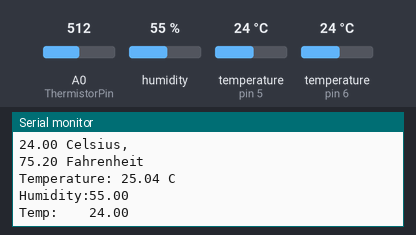
Recording of a sketch running on a simulated Arduino Uno, built with avr-gcc and run on an emulated ATmega328P. On the bench: the last lines printed to the serial monitor. The test bench sets the inputs (shaded band); at power-on: temperature (sensors on pin 6, pin 5) 24 °C, humidity 55 %, A0 (ThermistorPin) = 512.

Above: at 13.1 s.
13.2 s: temperature (sensor on pin 6) set to 12 °C
At 23.3 s:
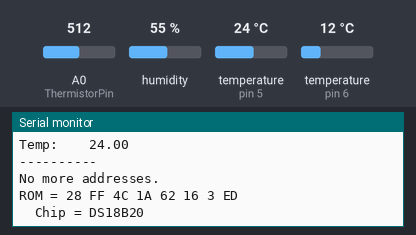
25.1 s: temperature (sensor on pin 6) set to 28 °C
At 33.88 s:
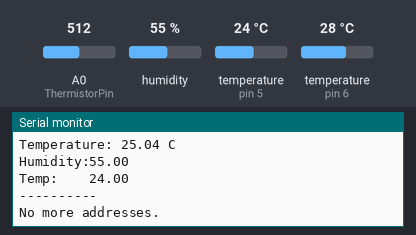
36.4 s: temperature (sensor on pin 6) set to 33 °C
At 47.2 s:
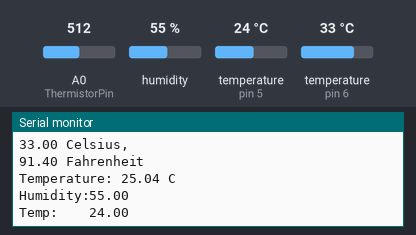
47.7 s: humidity set to 22 %
At 56.8 s:
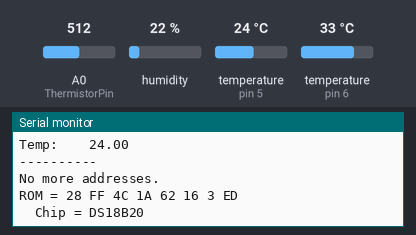
56.9 s: A0 (ThermistorPin) set to 716
At 58.7 s:
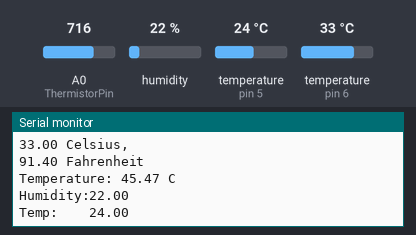
66.1 s: temperature (sensor on pin 6) set to 8 °C
At 68.7 s:
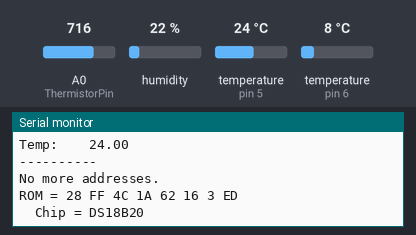
Timing chart, 0 to 70.2 s (numbered marks = the images above; inputs shaded):
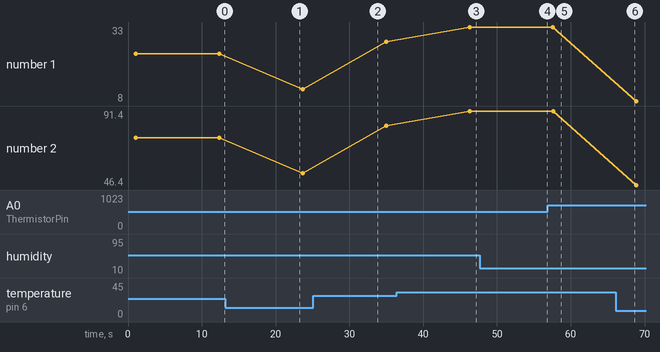

Measured:
- after the input at 36.4 s, the serial monitor: prints a new line after 9.9 s (image 3)
- after the input at 56.9 s, the serial monitor: prints a new line after 0.70 s (image 5)
- plotted number 1: 24 → 12 after the input at 13.2 s, 28 → 33 after the input at 36.4 s, 33 → 8 after the input at 66.1 s
- plotted number 2: 75.2 → 53.6 after the input at 13.2 s, 53.6 → 82.4 after the input at 25.1 s, 82.4 → 91.4 after the input at 36.4 s, 91.4 → 46.4 after the input at 66.1 s

The sketch:

Measurex2.ino
```cpp
// (licence header left out)
#include <OneWire.h>                          // подключаем библиотеку для работы с интерфейсом OneWire
OneWire  ds(6);                               // Создаём объект с именем ds, и указанием пина, к которому подключен датчик

int ThermistorPin = A0;
int Vo;
float R1 = 10000; // значение R1 на модуле
float logR2, R2, T;
float c1 = 0.001129148, c2 = 0.000234125, c3 = 0.0000000876741; //коэффициенты Штейнхарта-Харта для термистора

#include <dht11.h> // подключаем библиотеку для DHT11
#define DHT11PIN 5 // сигнал DHT11 подключаем к 2-му цифровому выводу
dht11 DHT11;

void setup(void)
{
  Serial.begin(115200);                         // инициируем передачу данных в монитор последовательного порта на скорости 9600 бит/сек
}

void loop(void)
{
  byte i;                                     // задаём переменную для счётчика
  byte present = 0;                           // Флаг сброса шины
  byte type_s;                                // Флаг модели датчика
  byte data[12];                              // массив под значения температуры, считанные с датчика
  byte addr[8];                               // массив под значение адреса датчика
  float celsius, fahrenheit;                  // переменные под значения температуры в градусах Цельсия и Фаренгейта
  if ( !ds.search(addr))
  {                    // если функция принимает значение false, значит
    Serial.println("No more addresses.");     // больше устройств не найдено. Выводит в монитор порта сообщение об этом.
    Serial.println();                         // добавляем символ новой строки
    ds.reset_search();                        // функция начинает новый поиск устройства.
    delay(250);                               // задержка 250 мсек
    return;
  }

  Serial.print("ROM =");                      // выводим текст в монитор порта. "ROM" - это адрес устройства
  for ( i = 0; i < 8; i++)
  {                  // запускаем цикл
    Serial.write(' ');                        // между значениями добавляем пробел
    Serial.print(addr[i], HEX);               // в монитор порта побайтово выводим адрес устройства в 16-ричной кодировке
  }
  if (OneWire::crc8(addr, 7) != addr[7]) {    // выполяем проверка контрольной суммы CRC
    Serial.println("CRC is not valid!");      // если контрольная сумма не верна - отправляем в монитор порта сообщение об этом
    return;
  }
  Serial.println();                           // добавляем символ новой строки
  switch (addr[0])
  {
    // Модель датчика температуры                                       Флаг типа модуля
    // В данном блоке проверяем значение старшего байта полученного адреса и по нему определяем модель модуля
    case 0x10:          Serial.println("  Chip = DS18S20");                             type_s = 1;        break;
    case 0x28:          Serial.println("  Chip = DS18B20");                             type_s = 0;        break;
    case 0x22:          Serial.println("  Chip = DS1822");                              type_s = 0;        break;
    default:            Serial.println("Device is not a DS18x20 family device.");                          return;
  }
  ds.reset();                                 // производим сброс шины перед началом работы с модулем
  ds.select(addr);                            // указываем устройство, с которым далее будет работать код
  ds.write(0x44, 0);                          // отправка команды выполнить конвертацию
  delay(1000);                                // задержка в 1 сек (для выполнения конвертации)
  present = ds.reset();                       // флаг сброса шины перед приёмом данных с модуля
  ds.select(addr);                            // указываем устройство, с которым далее будет работать код
  ds.write(0xBE);                             // считываем значение из scratchpad-памяти модуля
  Serial.print("  Data = ");                  // в монитор порта выводим текст "Значение"
  Serial.print(present, HEX);                 // выводим в монитор порта значение с модуля, в 16-ричной кодировке
  Serial.print(" ");                          // добавляем символ новой строки
  for ( i = 0; i < 9; i++) {                  // запускаем цикл считывания 9 байт информации с модуля
    data[i] = ds.read();                      // побайтовое чтение значений с модуля
    Serial.print(data[i], HEX);               // выводим в монитор порта значение байта, считанного с модуля
    Serial.print(" ");                        // между значениями добавляем пробел
  }
  Serial.print(" CRC=");                      // выводим в монитор порта текст CRC (контрольная сумма)
  Serial.print(OneWire::crc8(data, 8), HEX);  // выводим в монитор порта значение CRC
  Serial.println();                           // добавляем символ новой строки
  int16_t raw = (data[1] << 8) | data[0];     // конвертация значения температуры в 16-битный тип данных
  if (type_s) {                               // если подключена модель DS18S20
    raw = raw << 3;                           // тогда сдвигаем значение на 3 влево для получения 12-битного разрешения точности температуры
    if (data[7] == 0x10) {                    // если указанный бит совпадает с условием, то
      raw = (raw & 0xFFF0) + 12 - data[6];    // пересчитываем сырое значение
    }
  } else {                                    // для всех остальных моделей
    byte cfg = (data[4] & 0x60);              // для задания разрешения вводится переменная (по умолчанию установлено 12-битное разрешение)
    if (cfg == 0x00) raw = raw & ~7;          // если значение переменной и указанного бита совпадают, тогда устанавливается 9-битное разрешение точности
    else if (cfg == 0x20) raw = raw & ~3;     // если значение переменной и указанного бита совпадают, тогда устанавливается 10-битное разрешение точности
    else if (cfg == 0x40) raw = raw & ~1;     // если значение переменной и указанного бита совпадают, тогда устанавливается 11-битное разрешение точности
  }
  celsius = (float)raw / 16.0;                // переводим значения в градусы Цельсия
  fahrenheit = celsius * 1.8 + 32.0;          // переводим значения в градусы Фаренгейта
  Serial.println("  Temperature = ");         // выводим в монитор порта текста Температура
  Serial.print(celsius);                      // выводим значения в градусах Цельсия
  Serial.println(" Celsius, ");               // выводим в монитор порта текста "градусы Цельсия"
  Serial.print(fahrenheit);                   // выводим значения в градусах Фаренгейта
  Serial.println(" Fahrenheit");              // выводим в монитор порта текста "градусы Цельсия"

  Vo = analogRead(ThermistorPin);
  R2 = R1 * (1023.0 / (float)Vo - 1.0); //вычислите сопротивление на термисторе
  logR2 = log(R2);
  T = (1.0 / (c1 + c2*logR2 + c3*logR2*logR2*logR2)); // температура в Кельвине
  T = T - 273.15; //преобразование Кельвина в Цельсия

  Serial.print("Temperature: ");
  Serial.print(T);
  Serial.println(" C");

  int chk = DHT11.read(DHT11PIN);

  /*
  // Влажность
  lcd.setCursor(0, 0);
  lcd.print("Humidity:");
  lcd.print((float)DHT11.humidity, 2);
  lcd.print(" % ");

  // Температура
  lcd.setCursor(0, 1);
  lcd.print("Temp:    ");
  lcd.print((float)DHT11.temperature, 2);
  lcd.print(" C ");
  */
  Serial.print("Humidity:");
  Serial.println((float)DHT11.humidity, 2);
  Serial.print("Temp:    ");
  Serial.println((float)DHT11.temperature, 2);


  delay(10000);
  Serial.println("----------");              // выводим в монитор порта текста "градусы Цельсия"
}
// ********************************************************** Measurex2.ino ***
```
